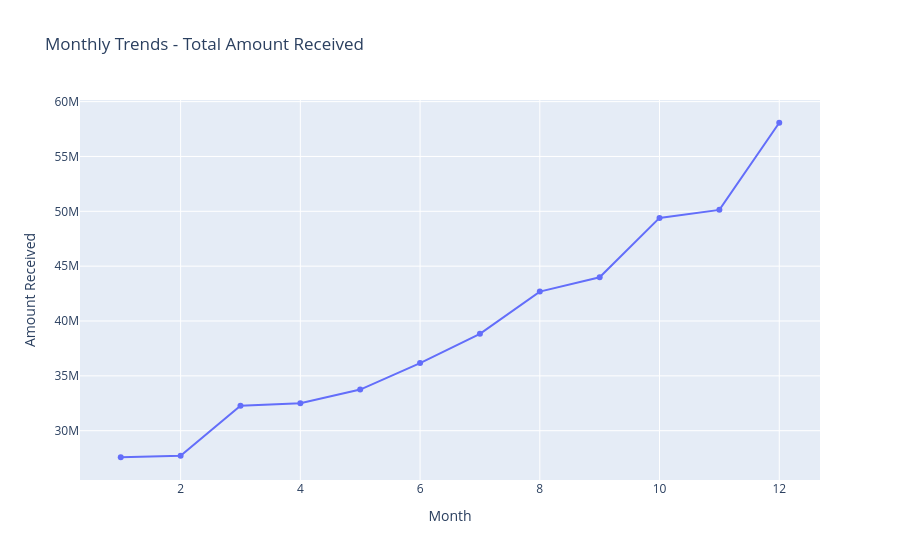

Notebook code for this chart:
### Markdown cell above
#### Monthly Trends-Total Amount Received

### Code cell
fig = px.line(
    monthly_data,
    x='Month_Number',
    y='Total_Amount_Received',
    markers=True,
    title='Monthly Trends - Total Amount Received'
)

fig.update_layout(
    xaxis_title='Month',
    yaxis_title='Amount Received'
)

fig.show()

### Figure 1 — Plotly figure (JSON) as saved in the notebook; plotly's stock layout.template omitted (floating-point values rounded to 4 significant figures)
{"data": [{"hovertemplate": "Month_Number=%{x}<br>Total_Amount_Received=%{y}<extra></extra>", "legendgroup": "", "line": {"color": "#636efa", "dash": "solid"}, "marker": {"symbol": "circle"}, "mode": "lines+markers", "name": "", "orientation": "v", "showlegend": false, "type": "scatter", "x": [1, 2, 3, 4, 5, 6, 7, 8, 9, 10, 11, 12], "xaxis": "x", "y": [27578836, 27717745, 32264400, 32495533, 33750523, 36164533, 38827220, 42682218, 43983948, 49399567, 50132030, 58074380], "yaxis": "y"}], "layout": {"legend": {"tracegroupgap": 0}, "title": {"text": "Monthly Trends - Total Amount Received"}, "xaxis": {"anchor": "y", "domain": [0, 1], "title": {"text": "Month"}}, "yaxis": {"anchor": "x", "domain": [0, 1], "title": {"text": "Amount Received"}}}}
